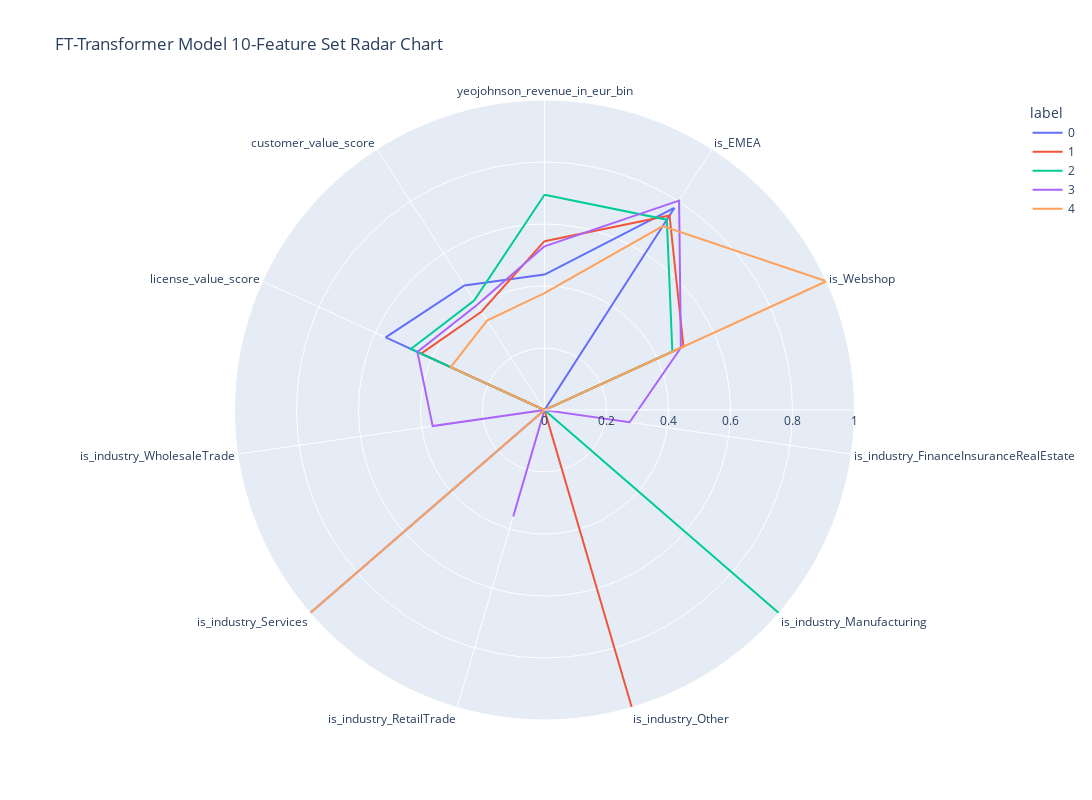

The cell this chart's notebook holds for it:
### Code cell
clusters=pd.DataFrame(features, columns=features_df.columns)
clusters['label']=kmeans.labels_
polar=clusters.groupby("label").mean().reset_index()
polar=pd.melt(polar,id_vars=["label"])
fig = px.line_polar(polar, r="value", theta="variable", color="label", 
                    line_close=True,
                    height=800,
                    width=1200, 
                    title="FT-Transformer Model 10-Feature Set Radar Chart")
fig.show()

### Figure 1 — Plotly figure (JSON) as saved in the notebook; plotly's stock layout.template omitted (floating-point values rounded to 4 significant figures)
{"data": [{"hovertemplate": "label=0<br>value=%{r}<br>variable=%{theta}<extra></extra>", "legendgroup": "0", "line": {"color": "#636efa", "dash": "solid"}, "marker": {"symbol": "circle"}, "mode": "lines", "name": "0", "r": [0.4368, 0.7749, 0, 0, 0, 0, 0, 1, 0, 0.5633, 0.4773, 0.4368], "showlegend": true, "subplot": "polar", "theta": ["yeojohnson_revenue_in_eur_bin", "is_EMEA", "is_Webshop", "is_industry_FinanceInsuranceRealEstate", "is_industry_Manufacturing", "is_industry_Other", "is_industry_RetailTrade", "is_industry_Services", "is_industry_WholesaleTrade", "license_value_score", "customer_value_score", "yeojohnson_revenue_in_eur_bin"], "type": "scatterpolar"}, {"hovertemplate": "label=1<br>value=%{r}<br>variable=%{theta}<extra></extra>", "legendgroup": "1", "line": {"color": "#EF553B", "dash": "solid"}, "marker": {"symbol": "circle"}, "mode": "lines", "name": "1", "r": [0.5447, 0.7458, 0.4929, 0, 0, 1, 0, 0, 0, 0.4375, 0.3768, 0.5447], "showlegend": true, "subplot": "polar", "theta": ["yeojohnson_revenue_in_eur_bin", "is_EMEA", "is_Webshop", "is_industry_FinanceInsuranceRealEstate", "is_industry_Manufacturing", "is_industry_Other", "is_industry_RetailTrade", "is_industry_Services", "is_industry_WholesaleTrade", "license_value_score", "customer_value_score", "yeojohnson_revenue_in_eur_bin"], "type": "scatterpolar"}, {"hovertemplate": "label=2<br>value=%{r}<br>variable=%{theta}<extra></extra>", "legendgroup": "2", "line": {"color": "#00cc96", "dash": "solid"}, "marker": {"symbol": "circle"}, "mode": "lines", "name": "2", "r": [0.6942, 0.7298, 0.4533, 0, 1, 0, 0, 0, 0, 0.4738, 0.4198, 0.6942], "showlegend": true, "subplot": "polar", "theta": ["yeojohnson_revenue_in_eur_bin", "is_EMEA", "is_Webshop", "is_industry_FinanceInsuranceRealEstate", "is_industry_Manufacturing", "is_industry_Other", "is_industry_RetailTrade", "is_industry_Services", "is_industry_WholesaleTrade", "license_value_score", "customer_value_score", "yeojohnson_revenue_in_eur_bin"], "type": "scatterpolar"}, {"hovertemplate": "label=3<br>value=%{r}<br>variable=%{theta}<extra></extra>", "legendgroup": "3", "line": {"color": "#ab63fa", "dash": "solid"}, "marker": {"symbol": "circle"}, "mode": "lines", "name": "3", "r": [0.5279, 0.803, 0.4836, 0.2774, 0, 0, 0.3582, 0, 0.3644, 0.4508, 0.403, 0.5279], "showlegend": true, "subplot": "polar", "theta": ["yeojohnson_revenue_in_eur_bin", "is_EMEA", "is_Webshop", "is_industry_FinanceInsuranceRealEstate", "is_industry_Manufacturing", "is_industry_Other", "is_industry_RetailTrade", "is_industry_Services", "is_industry_WholesaleTrade", "license_value_score", "customer_value_score", "yeojohnson_revenue_in_eur_bin"], "type": "scatterpolar"}, {"hovertemplate": "label=4<br>value=%{r}<br>variable=%{theta}<extra></extra>", "legendgroup": "4", "line": {"color": "#FFA15A", "dash": "solid"}, "marker": {"symbol": "circle"}, "mode": "lines", "name": "4", "r": [0.3768, 0.7052, 1, 0, 0, 0, 0, 1, 0, 0.3324, 0.3431, 0.3768], "showlegend": true, "subplot": "polar", "theta": ["yeojohnson_revenue_in_eur_bin", "is_EMEA", "is_Webshop", "is_industry_FinanceInsuranceRealEstate", "is_industry_Manufacturing", "is_industry_Other", "is_industry_RetailTrade", "is_industry_Services", "is_industry_WholesaleTrade", "license_value_score", "customer_value_score", "yeojohnson_revenue_in_eur_bin"], "type": "scatterpolar"}], "layout": {"height": 800, "legend": {"title": {"text": "label"}, "tracegroupgap": 0}, "polar": {"angularaxis": {"direction": "clockwise", "rotation": 90}, "domain": {"x": [0, 1], "y": [0, 1]}}, "title": {"text": "FT-Transformer Model 10-Feature Set Radar Chart"}, "width": 1200}}
